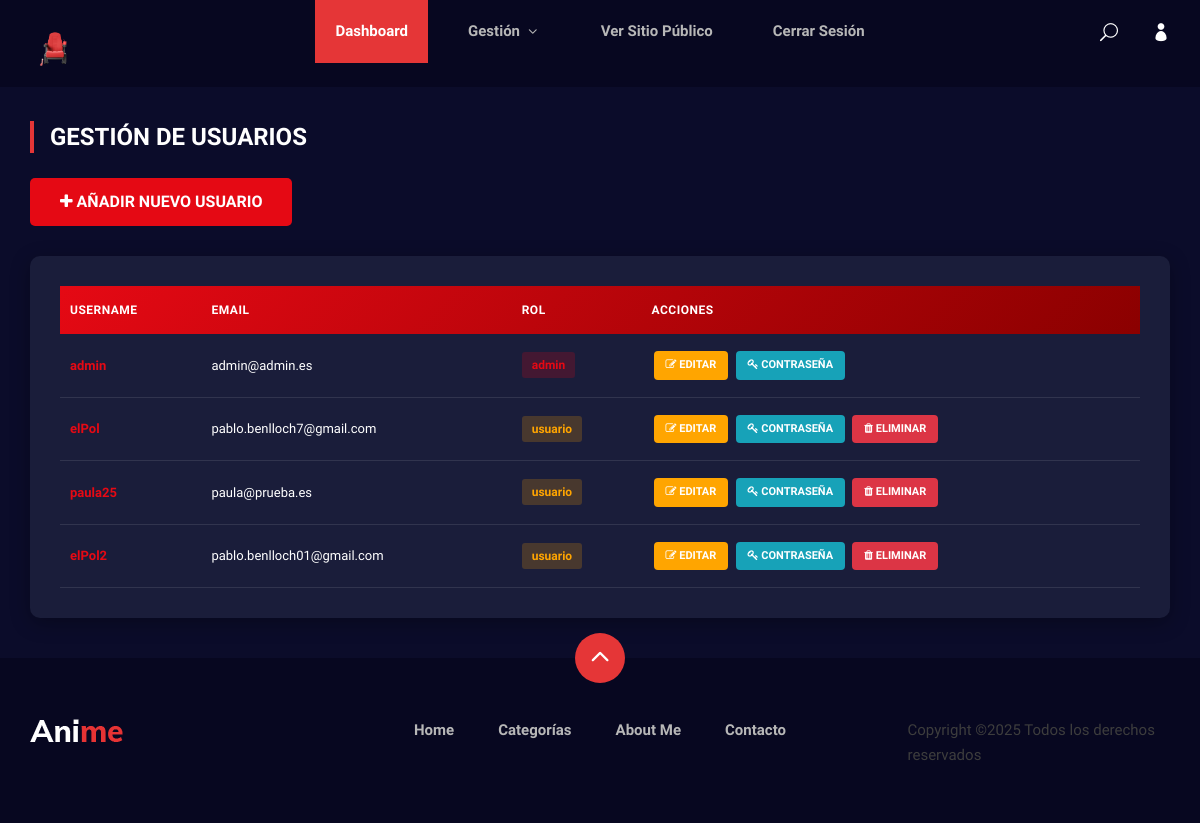
The app's page /admin/usuarios.php (signed in), older data.
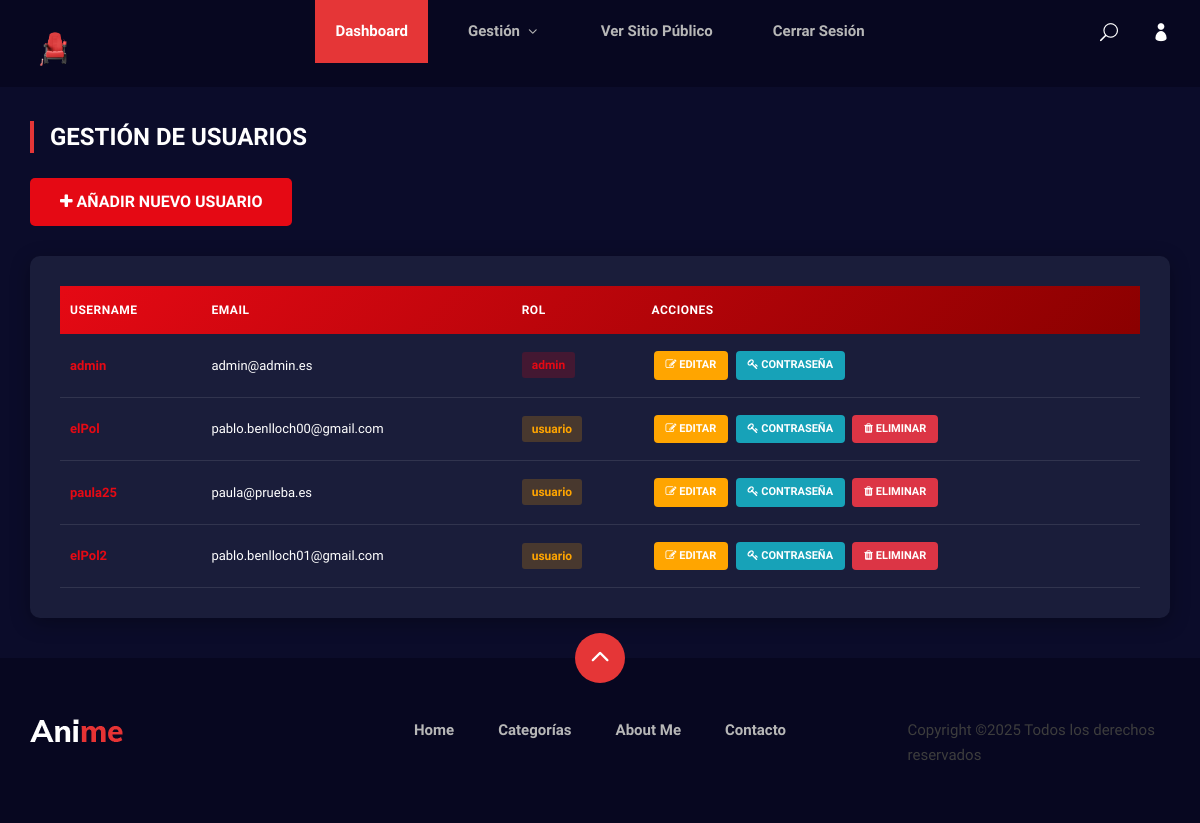
The same page, newer data.
### tables this page shows
CREATE TABLE `usuarios` (
  `id` int NOT NULL,
  `username` varchar(50) NOT NULL,
  `email` varchar(100) NOT NULL,
  `password` varchar(255) NOT NULL,
  `rol` enum('admin','usuario') DEFAULT 'usuario',
  `fecha_registro` timestamp NULL DEFAULT CURRENT_TIMESTAMP
);

### admin/includes/crudUsuarios.php (called while the page is built, shortened)
<?php
class Usuarios {
    public function showUsuarios() {
        try {
            $db = new Connection();
            $conn = $db->getConnection();
            $sql = "SELECT id, username, email, rol, fecha_registro FROM usuarios";
            $result = $conn->query($sql);
            return $result ? $result->fetch_all(MYSQLI_ASSOC) : [];
        } catch (Exception $e) {
            return [];
        }
    }
}
?>

### admin/includes/sessions.php (called while the page is built, shortened)
<?php
class Sessions {
    public function getUserId() {
        return $_SESSION['id'] ?? null;
    }
}

### admin/usuarios.php (the view, shortened to what this page needs)
<?php
require_once "./includes/crudUsuarios.php";
$usuariosObj = new Usuarios();
$listaUsuarios = $usuariosObj->showUsuarios();
require_once "./includes/sessions.php";
$sesion = new Sessions();
$currentUserId = $sesion->getUserId();
$accion = $_GET['accion'] ?? null;
?>
<!DOCTYPE html>
<html lang="es">
<head>
    <link rel="stylesheet" href="../anime-main/css/bootstrap.min.css" type="text/css">
    <link rel="stylesheet" href="../anime-main/css/font-awesome.min.css" type="text/css">
    <link rel="stylesheet" href="../anime-main/css/elegant-icons.css" type="text/css">
    <link rel="stylesheet" href="../anime-main/css/plyr.css" type="text/css">
    <link rel="stylesheet" href="../anime-main/css/nice-select.css" type="text/css">
    <link rel="stylesheet" href="../anime-main/css/owl.carousel.min.css" type="text/css">
    <link rel="stylesheet" href="../anime-main/css/slicknav.min.css" type="text/css">
    <link rel="stylesheet" href="../anime-main/css/style.css" type="text/css">
</head>
<body>
    <?php include("./menu_privado.php"); ?>
    <section class="admin-container">
        <div class="container">
            <div class="row">
                <div class="col-lg-12">
                    <div class="section-title">
                        <h4>Gestión de Usuarios</h4>
                    </div>
                    <?php if ($accion !== "crear" && $accion !== "editar" && $accion !== "editar_password"): ?>
                        <a href="usuarios.php?accion=crear" class="btn-add-user">
                            <i class="fa fa-plus"></i> Añadir Nuevo Usuario
                        </a>
                        <div class="user-table-wrapper">
                            <table class="user-table">
                                <thead>
                                    <tr>
                                        <th>Username</th>
                                        <th>Email</th>
                                        <th>Rol</th>
                                        <th>Acciones</th>
                                    </tr>
                                </thead>
                                <tbody>
                                    <?php foreach($listaUsuarios as $user): ?>
                                    <tr>
                                        <td><?= htmlspecialchars($user['username'] ?? '') ?></td>
                                        <td><?= htmlspecialchars($user['email'] ?? '') ?></td>
                                        <td>
                                            <span class="role-badge <?= $user['rol'] ?>">
                                                <?= htmlspecialchars($user['rol'] ?? '') ?>
                                            </span>
                                        </td>
                                        <td style="white-space: nowrap;">
                                            <a href="usuarios.php?accion=editar&id=<?= $user['id'] ?>" class="btn-action btn-edit">
                                                <i class="fa fa-edit"></i> Editar
                                            </a>
                                            <a href="usuarios.php?accion=editar_password&id=<?= $user['id'] ?>" class="btn-action btn-password">
                                                <i class="fa fa-key"></i> Contraseña
                                            </a>
                                            <?php
                                            if (
                                                isset($currentUserId, $_SESSION['usuario'], $user['username']) &&
                                                $currentUserId == 1 &&
                                                $_SESSION['usuario'] === 'admin' &&
                                                $user['username'] !== 'admin'
                                            ):
                                            ?>
                                                <a href="usuarios.php?accion=eliminar&id=<?= $user['id'] ?>"
                                                   class="btn-action btn-delete"
                                                   onclick="return confirm('¿Estás seguro de eliminar este usuario?')">
                                                    <i class="fa fa-trash"></i> Eliminar
                                                </a>
                                            <?php endif; ?>
                                        </td>
                                    </tr>
                                    <?php endforeach; ?>
                                </tbody>
                            </table>
                        </div>
                    <?php endif; ?>
                </div>
            </div>
        </div>
    </section>
    <?php include("../footer.php"); ?>
</body>
</html>

### admin/menu_privado.php (shortened to what this page needs)
<?php
$logueado = isset($_SESSION['usuario']) && isset($_SESSION['rol']) && $_SESSION['rol'] === 'administrador';
?>
<header class="header">
    <div class="container">
        <div class="row">
            <div class="col-lg-2">
                <div class="header__logo">
                    <a href="./index.php">
                        <img src="../logobutaca.png" alt="labutacalogo" width="50px">
                    </a>
                </div>
            </div>
            <div class="col-lg-8">
                <div class="header__nav">
                    <nav class="header__menu mobile-menu">
                        <ul>
                            <li class="active"><a href="./index.php">Dashboard</a></li>
                            <li><a href="#">Gestión <span class="arrow_carrot-down"></span></a>
                            </li>
                            <li><a href="../index.php">Ver Sitio Público</a></li>
                            <li><a href="./includes/logout.php">Cerrar Sesión</a></li>
                        </ul>
                    </nav>
                </div>
            </div>
            <div class="col-lg-2">
                <div class="header__right">
                    <a href="#" class="search-switch"><span class="icon_search"></span></a>
                    <?php if($logueado): ?>
                        <a href="./includes/logout.php" title="Cerrar sesión"><span class="icon_profile"></span></a>
                    <?php else: ?>
                        <a href="../login.php"><span class="icon_profile"></span></a>
                    <?php endif; ?>
                </div>
            </div>
        </div>
    </div>
</header>

### footer.php
<footer class="footer">
    <div class="page-up">
        <a href="#" id="scrollToTopButton"><span class="arrow_carrot-up"></span></a>
    </div>
    <div class="container">
        <div class="row">
            <div class="col-lg-3">
                <div class="footer__logo">
                    <a href="./index.php"><img src="img/logo.png" alt=""></a>
                </div>
            </div>
            <div class="col-lg-6">
                <div class="footer__nav">
                    <ul>
                        <li><a href="./index.php">Home</a></li>
                        <li><a href="./categories.php">Categorías</a></li>
                        <li><a href="./about.php">About Me</a></li>
                        <li><a href="./contacto.php">Contacto</a></li>
                    </ul>
                </div>
            </div>
            <div class="col-lg-3">
                <p>Copyright &copy;<?php echo date('Y'); ?> Todos los derechos reservados</p>
            </div>
        </div>
    </div>
</footer>

### anime-main/css/style.css (style rules this page uses)
html, body { height: 100%; font-family: "Mulish", sans-serif; -webkit-font-smoothing: antialiased; background: #0b0c2a; }
h1, h2, h3, h4, h5, h6 { margin: 0; color: #111111; font-weight: 400; font-family: "Mulish", sans-serif; }
h4 { font-size: 24px; }
p { font-size: 15px; font-family: "Mulish", sans-serif; color: #3d3d3d; font-weight: 400; line-height: 25px; margin: 0 0 15px 0; }
img { max-width: 100%; }
ul, ol { padding: 0; margin: 0; }
.section-title { margin-bottom: 30px; }
.section-title h4, .section-title h5 { color: #ffffff; font-weight: 600; line-height: 21px; text-transform: uppercase; padding-left: 20px; position: relative; font-family: "Oswald", sans-serif; }
.section-title h4:after, .section-title h5:after { position: absolute; left: 0; top: -6px; height: 32px; width: 4px; background: #e53637; content: ""; }
.header { background: #070720; }
.header__logo { padding: 20px 0 17px; }
.header__logo a { display: inline-block; }
.header__menu { text-align: center; }
.header__menu ul li { list-style: none; display: inline-block; position: relative; margin-right: 16px; }
.header__menu ul li.active a { background: #e53637; color: #ffffff; }
.header__menu ul li:last-child { margin-right: 0; }
.header__menu ul li a { font-size: 15px; color: #b7b7b7; display: block; font-weight: 700; -webkit-transition: all, 0.5s; -o-transition: all, 0.5s; transition: all, 0.5s; padding: 20px; }
.header__menu ul li a span { position: relative; font-size: 17px; top: 2px; }
.header__right { text-align: right; padding: 20px 0 15px; }
.header__right a { display: inline-block; font-size: 18px; color: #ffffff; margin-right: 30px; }
.header__right a:last-child { margin-right: 0; }
.footer { background: #070720; padding-top: 60px; padding-bottom: 40px; position: relative; }
.page-up { position: absolute; left: 50%; top: -25px; margin-left: -25px; }
.page-up a { display: inline-block; font-size: 36px; color: #ffffff; height: 50px; width: 50px; background: #e53637; line-height: 50px; text-align: center; border-radius: 50%; }
.page-up a span { position: relative; top: 2px; left: -1px; }
.footer__nav { text-align: center; }
.footer__nav ul li { list-style: none; display: inline-block; position: relative; margin-right: 40px; }
.footer__nav ul li:last-child { margin-right: 0; }
.footer__nav ul li a { font-size: 15px; color: #b7b7b7; display: block; font-weight: 700; }
@media only screen and (min-width: 1200px) { .container { max-width: 1170px; } }

### admin/usuarios.php (style rules this page uses)
body { background: #0b0c2a; min-height: 100vh; }
.admin-container { padding: 40px 0; }
.btn-add-user { background: #e50914; color: #fff; padding: 12px 30px; border-radius: 5px; font-weight: 600; text-transform: uppercase; display: inline-block; margin-bottom: 30px; transition: all 0.3s; }
.user-table-wrapper { background: #1a1d3a; border-radius: 10px; padding: 30px; box-shadow: 0 5px 20px rgba(0,0,0,0.3); overflow-x: auto; }
.user-table { width: 100%; color: #fff; }
.user-table thead { background: linear-gradient(135deg, #e50914 0%, #8b0000 100%); }
.user-table thead th { padding: 15px 10px; font-weight: 600; text-transform: uppercase; font-size: 12px; letter-spacing: 0.5px; border: none; white-space: nowrap; }
.user-table tbody tr { border-bottom: 1px solid rgba(255,255,255,0.1); transition: all 0.3s; }
.user-table tbody td { padding: 15px 10px; vertical-align: middle; font-size: 13px; }
.user-table tbody td:first-child { font-weight: 600; color: #e50914; }
.btn-action { padding: 6px 12px; margin: 2px; border-radius: 4px; font-size: 11px; font-weight: 600; text-transform: uppercase; transition: all 0.3s; display: inline-block; color: #fff; }
.btn-edit { background: #ffa500; }
.btn-password { background: #17a2b8; }
.btn-delete { background: #dc3545; }
.role-badge { display: inline-block; padding: 4px 10px; border-radius: 3px; font-size: 12px; font-weight: 600; }
.role-badge.admin { background: rgba(229, 9, 20, 0.2); color: #e50914; }
.role-badge.usuario { background: rgba(255, 165, 0, 0.2); color: #ffa500; }

Row changes from the older to the newer data that the page shows:
changed usuarios "elPol": email "pablo.benlloch7@gmail.com" → "pablo.benlloch00@gmail.com"
